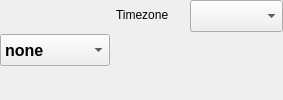
            <widget class="QWidget" name="widget5" native="true">
             <property name="sizePolicy">
              <sizepolicy hsizetype="Expanding" vsizetype="Fixed">
               <horstretch>0</horstretch>
               <verstretch>0</verstretch>
              </sizepolicy>
             </property>
             <layout class="QHBoxLayout" name="horizontalLayout_3">
              <property name="leftMargin">
               <number>0</number>
              </property>
              <property name="topMargin">
               <number>0</number>
              </property>
              <property name="rightMargin">
               <number>0</number>
              </property>
              <property name="bottomMargin">
               <number>0</number>
              </property>
              <item>
               <widget class="QComboBox" name="comboBoxHardwareRTC">
                <property name="sizePolicy">
                 <sizepolicy hsizetype="Fixed" vsizetype="Fixed">
                  <horstretch>0</horstretch>
                  <verstretch>0</verstretch>
                 </sizepolicy>
                </property>
                <property name="minimumSize">
                 <size>
                  <width>110</width>
                  <height>32</height>
                 </size>
                </property>
                <property name="maximumSize">
                 <size>
                  <width>110</width>
                  <height>32</height>
                 </size>
                </property>
                <property name="font">
                 <font>
                  <pointsize>12</pointsize>
                  <weight>75</weight>
                  <bold>true</bold>
                 </font>
                </property>
                <property name="styleSheet">
                 <string notr="true">QScrollBar { 
	width: 40px;
	background-color: rgba(85, 87, 83, 0.7);
}
QComboBox::item {
	padding-top: 6px;
	padding-bottom: 6px;
	height: 32px;
	min-height: 32px;
}
QComboBox::item:selected {
	background-color: rgb(78, 154, 6);
	padding-top: 6px;
	padding-bottom: 6px;
	height: 32px;
	min-height: 32px;
}</string>
                </property>
                <item>
                 <property name="text">
                  <string>none</string>
                 </property>
                </item>
                <item>
                 <property name="text">
                  <string>abx80x</string>
                 </property>
                </item>
                <item>
                 <property name="text">
                  <string>ds1307</string>
                 </property>
                </item>
                <item>
                 <property name="text">
                  <string>ds1339</string>
                 </property>
                </item>
                <item>
                 <property name="text">
                  <string>ds3231</string>
                 </property>
                </item>
                <item>
                 <property name="text">
                  <string>mcp7940x</string>
                 </property>
                </item>
                <item>
                 <property name="text">
                  <string>mcp7941x</string>
                 </property>
                </item>
                <item>
                 <property name="text">
                  <string>pcf2127</string>
                 </property>
                </item>
                <item>
                 <property name="text">
                  <string>pcf8523</string>
                 </property>
                </item>
                <item>
                 <property name="text">
                  <string>pcf8563</string>
                 </property>
                </item>
               </widget>
              </item>
              <item>
               <widget class="QWidget" name="formWidget7" native="true">
                <property name="sizePolicy">
                 <sizepolicy hsizetype="Expanding" vsizetype="Preferred">
                  <horstretch>0</horstretch>
                  <verstretch>0</verstretch>
                 </sizepolicy>
                </property>
                <layout class="QFormLayout" name="formLayout_7">
                 <property name="horizontalSpacing">
                  <number>0</number>
                 </property>
                 <property name="verticalSpacing">
                  <number>0</number>
                 </property>
                 <property name="leftMargin">
                  <number>0</number>
                 </property>
                 <property name="topMargin">
                  <number>0</number>
                 </property>
                 <property name="rightMargin">
                  <number>0</number>
                 </property>
                 <property name="bottomMargin">
                  <number>0</number>
                 </property>
                 <item row="0" column="0">
                  <widget class="QLabel" name="labelHardwareTZ">
                   <property name="sizePolicy">
                    <sizepolicy hsizetype="Fixed" vsizetype="Fixed">
                     <horstretch>0</horstretch>
                     <verstretch>0</verstretch>
                    </sizepolicy>
                   </property>
                   <property name="minimumSize">
                    <size>
                     <width>74</width>
                     <height>30</height>
                    </size>
                   </property>
                   <property name="maximumSize">
                    <size>
                     <width>74</width>
                     <height>30</height>
                    </size>
                   </property>
                   <property name="text">
                    <string>Timezone</string>
                   </property>
                  </widget>
                 </item>
                 <item row="0" column="1">
                  <widget class="QComboBox" name="comboBoxTZ">
                   <property name="sizePolicy">
                    <sizepolicy hsizetype="Expanding" vsizetype="Fixed">
                     <horstretch>0</horstretch>
                     <verstretch>0</verstretch>
                    </sizepolicy>
                   </property>
                   <property name="minimumSize">
                    <size>
                     <width>0</width>
                     <height>32</height>
                    </size>
                   </property>
                   <property name="maximumSize">
                    <size>
                     <width>16777215</width>
                     <height>32</height>
                    </size>
                   </property>
                   <property name="font">
                    <font>
                     <pointsize>12</pointsize>
                     <weight>75</weight>
                     <bold>true</bold>
                    </font>
                   </property>
                   <property name="styleSheet">
                    <string notr="true">QScrollBar { 
	width: 40px;
	background-color: rgba(85, 87, 83, 0.7);
}
QComboBox::item {
	padding-top: 6px;
	padding-bottom: 6px;
	height: 32px;
	min-height: 32px;
}
QComboBox::item:selected {
	background-color: rgb(78, 154, 6);
	padding-top: 6px;
	padding-bottom: 6px;
	height: 32px;
	min-height: 32px;
}</string>
                   </property>
                  </widget>
                 </item>
                </layout>
               </widget>
              </item>
             </layout>
            </widget>
